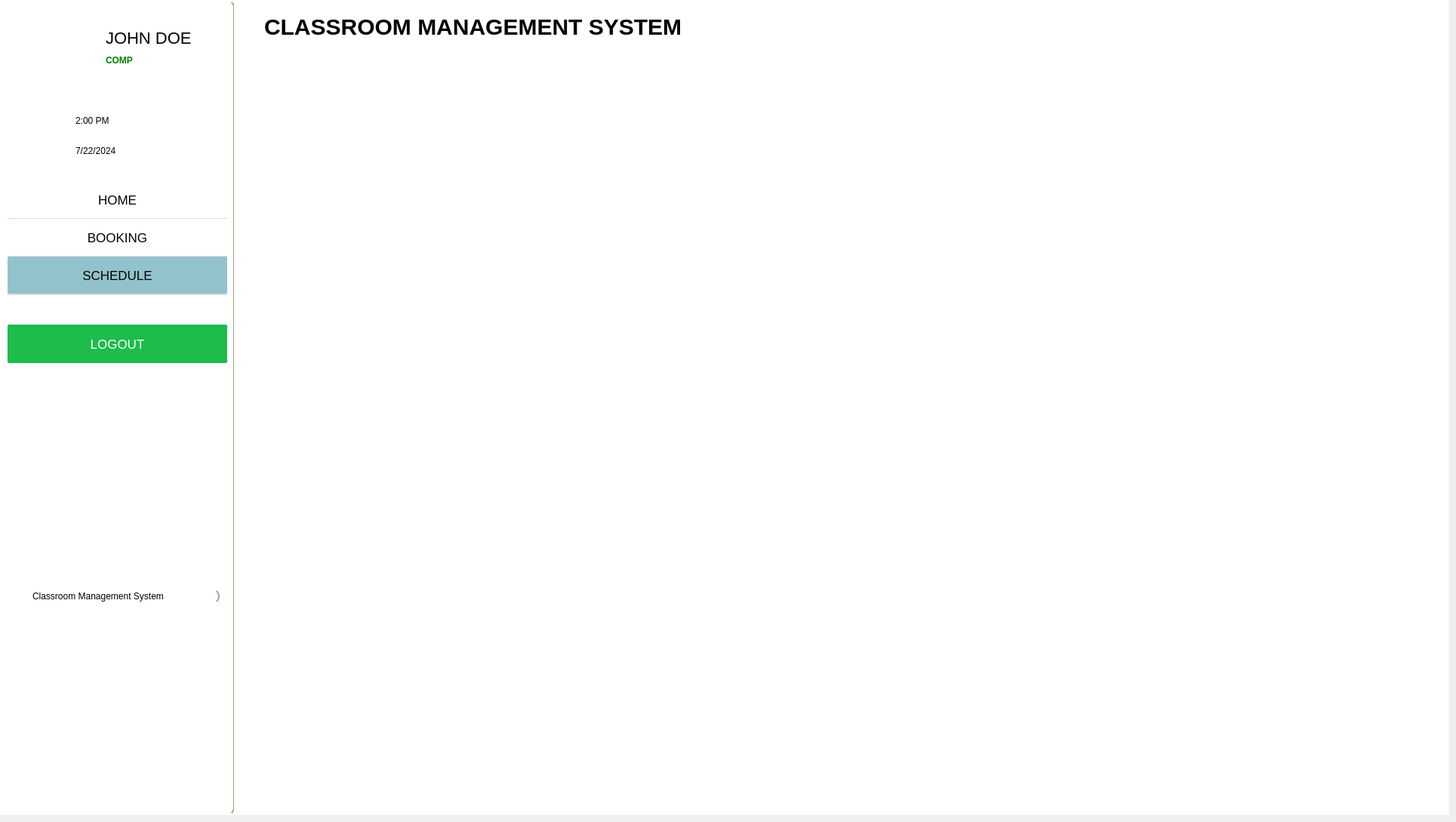
      <widget class="QWidget" name="schedule_page">
       <widget class="QFrame" name="frame">
        <property name="geometry">
         <rect>
          <x>0</x>
          <y>0</y>
          <width>1920</width>
          <height>1080</height>
         </rect>
        </property>
        <property name="styleSheet">
         <string notr="true">
background-color:white;
border:none;</string>
        </property>
        <property name="frameShape">
         <enum>QFrame::StyledPanel</enum>
        </property>
        <property name="frameShadow">
         <enum>QFrame::Raised</enum>
        </property>
        <widget class="QFrame" name="sidebar_2">
         <property name="geometry">
          <rect>
           <x>0</x>
           <y>0</y>
           <width>311</width>
           <height>1080</height>
          </rect>
         </property>
         <property name="minimumSize">
          <size>
           <width>0</width>
           <height>0</height>
          </size>
         </property>
         <property name="styleSheet">
          <string notr="true">
background-color:white;
border:2.2px solid  rgb(162, 166, 143);
border-top:10px;
border-left:10px;
border-bottom:10px;
border-radius:10px;

</string>
         </property>
         <property name="frameShape">
          <enum>QFrame::StyledPanel</enum>
         </property>
         <property name="frameShadow">
          <enum>QFrame::Raised</enum>
         </property>
         <widget class="QFrame" name="frame_4">
          <property name="geometry">
           <rect>
            <x>10</x>
            <y>10</y>
            <width>291</width>
            <height>121</height>
           </rect>
          </property>
          <property name="styleSheet">
           <string notr="true">border:none;</string>
          </property>
          <property name="frameShape">
           <enum>QFrame::StyledPanel</enum>
          </property>
          <property name="frameShadow">
           <enum>QFrame::Raised</enum>
          </property>
          <widget class="QLabel" name="username_3">
           <property name="geometry">
            <rect>
             <x>130</x>
             <y>30</y>
             <width>151</width>
             <height>20</height>
            </rect>
           </property>
           <property name="styleSheet">
            <string notr="true">color:rgb(0, 0, 0);
font-size:22px;</string>
           </property>
           <property name="text">
            <string>JOHN DOE</string>
           </property>
          </widget>
          <widget class="QLabel" name="department_3">
           <property name="geometry">
            <rect>
             <x>130</x>
             <y>60</y>
             <width>141</width>
             <height>20</height>
            </rect>
           </property>
           <property name="styleSheet">
            <string notr="true">color:green;
font-weight:bold;</string>
           </property>
           <property name="text">
            <string>COMP</string>
           </property>
          </widget>
          <widget class="QLabel" name="label_7">
           <property name="geometry">
            <rect>
             <x>30</x>
             <y>0</y>
             <width>91</width>
             <height>91</height>
            </rect>
           </property>
           <property name="styleSheet">
            <string notr="true">
background-image: url(:/resource/assets/Cms.png);
</string>
           </property>
           <property name="text">
            <string/>
           </property>
           <property name="pixmap">
            <pixmap resource="resources.qrc">:/resource/assets/Cms.png</pixmap>
           </property>
           <property name="scaledContents">
            <bool>true</bool>
           </property>
          </widget>
         </widget>
         <widget class="QFrame" name="dynamic_time">
          <property name="geometry">
           <rect>
            <x>10</x>
            <y>130</y>
            <width>291</width>
            <height>121</height>
           </rect>
          </property>
          <property name="styleSheet">
           <string notr="true">border:none;</string>
          </property>
          <property name="frameShape">
           <enum>QFrame::StyledPanel</enum>
          </property>
          <property name="frameShadow">
           <enum>QFrame::Raised</enum>
          </property>
          <widget class="QLabel" name="time">
           <property name="geometry">
            <rect>
             <x>90</x>
             <y>20</y>
             <width>141</width>
             <height>20</height>
            </rect>
           </property>
           <property name="styleSheet">
            <string notr="true">QLabel{
color:black;
font-size:17px;
};</string>
           </property>
           <property name="text">
            <string>2:00 PM</string>
           </property>
          </widget>
          <widget class="QLabel" name="time_icon">
           <property name="geometry">
            <rect>
             <x>50</x>
             <y>20</y>
             <width>21</width>
             <height>21</height>
            </rect>
           </property>
           <property name="text">
            <string/>
           </property>
           <property name="pixmap">
            <pixmap resource="resources.qrc">:/resource/assets/clock.png</pixmap>
           </property>
           <property name="scaledContents">
            <bool>true</bool>
           </property>
          </widget>
          <widget class="QLabel" name="date">
           <property name="geometry">
            <rect>
             <x>90</x>
             <y>60</y>
             <width>141</width>
             <height>20</height>
            </rect>
           </property>
           <property name="styleSheet">
            <string notr="true">QLabel{
color:black;
font-size:17px;
};</string>
           </property>
           <property name="text">
            <string>7/22/2024</string>
           </property>
          </widget>
          <widget class="QLabel" name="date_icon">
           <property name="geometry">
            <rect>
             <x>50</x>
             <y>60</y>
             <width>21</width>
             <height>21</height>
            </rect>
           </property>
           <property name="text">
            <string/>
           </property>
           <property name="pixmap">
            <pixmap resource="resources.qrc">:/resource/assets/calendar.png</pixmap>
           </property>
           <property name="scaledContents">
            <bool>true</bool>
           </property>
          </widget>
         </widget>
         <widget class="QFrame" name="navigation">
          <property name="geometry">
           <rect>
            <x>10</x>
            <y>240</y>
            <width>291</width>
            <height>191</height>
           </rect>
          </property>
          <property name="styleSheet">
           <string notr="true">border:none;</string>
          </property>
          <property name="frameShape">
           <enum>QFrame::StyledPanel</enum>
          </property>
          <property name="frameShadow">
           <enum>QFrame::Raised</enum>
          </property>
          <widget class="QPushButton" name="home_3">
           <property name="geometry">
            <rect>
             <x>0</x>
             <y>0</y>
             <width>291</width>
             <height>51</height>
            </rect>
           </property>
           <property name="styleSheet">
            <string notr="true">QPushButton {
    background-color: white;
    font-size: 17px;
    color: black;
    border: none;
border-radius:2px;
    border-bottom: 2px solid rgb(221, 221, 221); /* Adds a bottom border */
}

QPushButton:hover {
    background-color: grey;
    color: white;
}
</string>
           </property>
           <property name="text">
            <string>HOME</string>
           </property>
          </widget>
          <widget class="QPushButton" name="booking_3">
           <property name="geometry">
            <rect>
             <x>0</x>
             <y>50</y>
             <width>291</width>
             <height>51</height>
            </rect>
           </property>
           <property name="styleSheet">
            <string notr="true">QPushButton {
    background-color: white;
    font-size: 17px;
    color: black;
    border: none;
border-radius:2px;
    border-bottom: 2px solid rgb(221, 221, 221); /* Adds a bottom border */
}

QPushButton:hover {
    background-color: grey;
    color: white;
}
</string>
           </property>
           <property name="text">
            <string>BOOKING</string>
           </property>
          </widget>
          <widget class="QPushButton" name="schedule_3">
           <property name="geometry">
            <rect>
             <x>0</x>
             <y>100</y>
             <width>291</width>
             <height>51</height>
            </rect>
           </property>
           <property name="styleSheet">
            <string notr="true">QPushButton {
    background-color: rgb(146,194,204);
    font-size: 17px;
    color: black;
    border: none;
border-radius:2px;
    border-bottom: 2px solid rgb(221, 221, 221); /* Adds a bottom border */
}

QPushButton:hover {
    background-color: grey;
    color: white;
}
</string>
           </property>
           <property name="text">
            <string>SCHEDULE</string>
           </property>
          </widget>
         </widget>
         <widget class="QFrame" name="log">
          <property name="geometry">
           <rect>
            <x>10</x>
            <y>430</y>
            <width>291</width>
            <height>191</height>
           </rect>
          </property>
          <property name="styleSheet">
           <string notr="true">border:none;</string>
          </property>
          <property name="frameShape">
           <enum>QFrame::StyledPanel</enum>
          </property>
          <property name="frameShadow">
           <enum>QFrame::Raised</enum>
          </property>
          <widget class="QPushButton" name="logout_button_3">
           <property name="geometry">
            <rect>
             <x>0</x>
             <y>0</y>
             <width>291</width>
             <height>51</height>
            </rect>
           </property>
           <property name="styleSheet">
            <string notr="true">

QPushButton {
background-color: rgb(30, 188, 75);
color:white;
border-radius:2px;
font-size:17px;
        }



QPushButton:hover {
          background-color: #0fa191;
			color:white;
        }</string>
           </property>
           <property name="text">
            <string>LOGOUT</string>
           </property>
          </widget>
         </widget>
         <widget class="QLabel" name="index_3">
          <property name="geometry">
           <rect>
            <x>40</x>
            <y>780</y>
            <width>251</width>
            <height>20</height>
           </rect>
          </property>
          <property name="styleSheet">
           <string notr="true">color: rgb(0, 0, 0);</string>
          </property>
          <property name="text">
           <string>Classroom Management System</string>
          </property>
         </widget>
        </widget>
        <widget class="QFrame" name="main_content">
         <property name="geometry">
          <rect>
           <x>310</x>
           <y>0</y>
           <width>1591</width>
           <height>1080</height>
          </rect>
         </property>
         <property name="minimumSize">
          <size>
           <width>1541</width>
           <height>0</height>
          </size>
         </property>
         <property name="styleSheet">
          <string notr="true">
QFrame{
border-left:2px;

}</string>
         </property>
         <property name="frameShape">
          <enum>QFrame::StyledPanel</enum>
         </property>
         <property name="frameShadow">
          <enum>QFrame::Raised</enum>
         </property>
         <widget class="QFrame" name="header">
          <property name="geometry">
           <rect>
            <x>0</x>
            <y>10</y>
            <width>1581</width>
            <height>51</height>
           </rect>
          </property>
          <property name="frameShape">
           <enum>QFrame::StyledPanel</enum>
          </property>
          <property name="frameShadow">
           <enum>QFrame::Raised</enum>
          </property>
          <widget class="QLabel" name="label_13">
           <property name="geometry">
            <rect>
             <x>40</x>
             <y>0</y>
             <width>1161</width>
             <height>51</height>
            </rect>
           </property>
           <property name="styleSheet">
            <string notr="true">font-size:30px;
color:black;
font-weight:bold;</string>
           </property>
           <property name="text">
            <string>CLASSROOM MANAGEMENT SYSTEM</string>
           </property>
          </widget>
         </widget>
        </widget>
       </widget>
      </widget>
